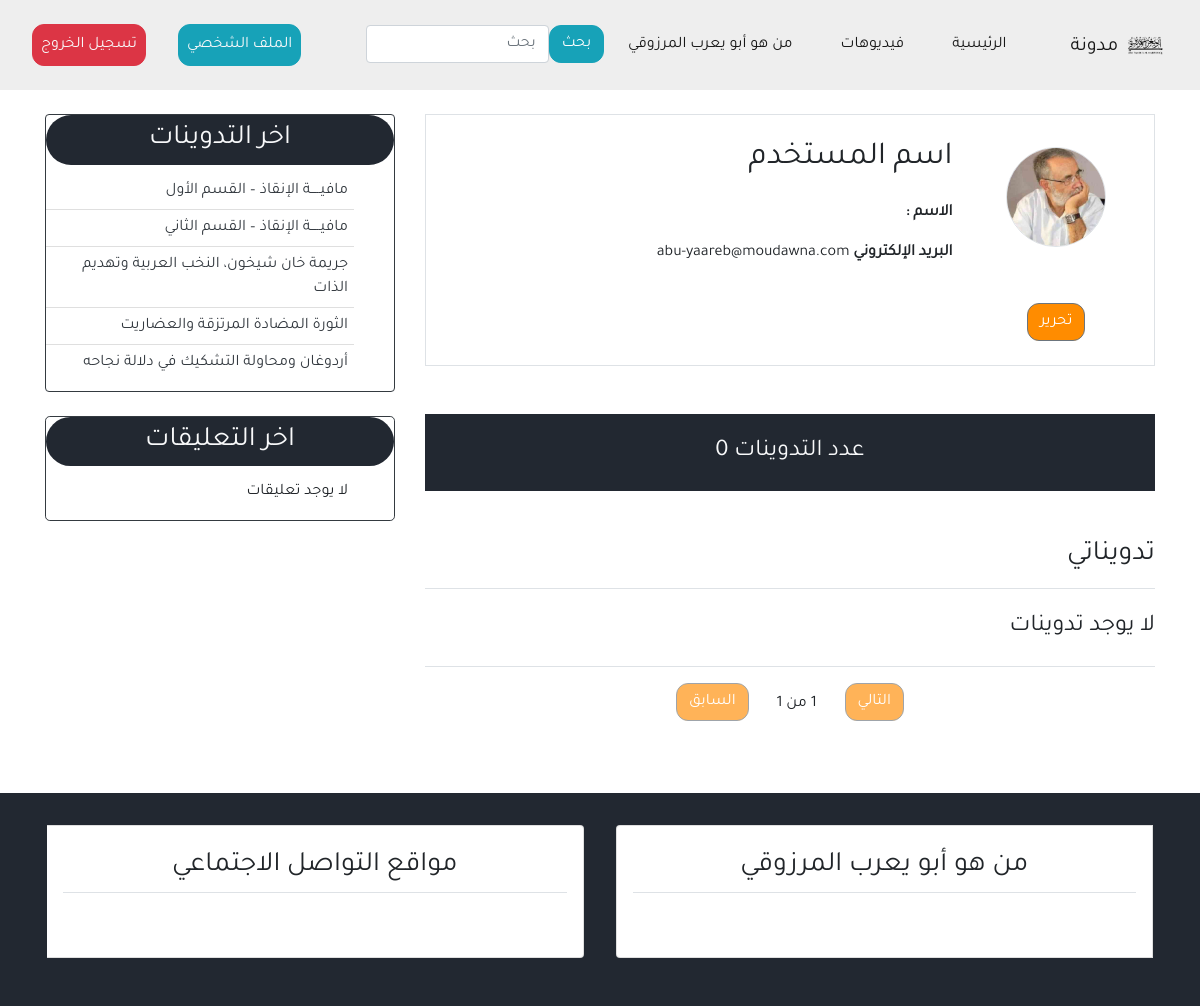
Screenshot of /profile/ (signed in) with the database file from the repository.
### user/models.py (models this page shows, shortened)
class Profile(models.Model):
    image=models.ImageField(default='default.png',upload_to='profile_pics')
    user=models.OneToOneField(User,on_delete=models.CASCADE)

### blog/models.py (models this page shows, shortened)
class Post(models.Model):
    title=models.CharField(max_length=100)
    content=models.TextField()
    post_date=models.DateTimeField(default=timezone.now)
    Post_update=models.DateTimeField(auto_now=True)
    author=models.ForeignKey(User,on_delete=models.CASCADE)
    class Meta:
        ordering=('-post_date',)

### user/views.py (the view)
# urls.py: path('profile/',views.profile,name='profile'),
@login_required(login_url='login')
def profile(request):
    posts=Post.objects.filter(author=request.user)
    post_list=Post.objects.filter(author=request.user)
    paginator=Paginator(post_list,2)
    page=request.GET.get('page')
    try:
        post_list=paginator.page(page)
    except PageNotAnInteger:
            post_list=paginator.page(1)
    except EmptyPage:
         post_list=paginator.page(paginator.num_page)
    return render(request,'user/profile.html',{
        'title':'الملف الشخصي',
        'posts':posts,
        'page':page,
        'post_list':post_list,
     })

### blog/templatetags/post_tag.py (called while the page is built)
@register.inclusion_tag('blog/latest_post.html')
def latest_post():
    context={
        'l_posts':Post.objects.all()[0:5]
    }
    return context

@register.inclusion_tag('blog/latest_comments.html')
def latest_comments():
    context={
        'l_comments':Comment.objects.all()[0:5]
    }
    return context

### user/templates/user/profile.html (shortened to what this page needs)
{% extends 'blog/base.html' %}
{% load static %}
{% block content %}
<div class="border p-4 mb-5">
    <div class="row">
        <div class="col-md-3 text-center">
            <img class="img-fluid rounded-circle border m-2 " src="{{user.profile.image.url}}" alt="" width="100px">
            <div class="mt-5">
                <a href="{% url 'profile_update' %}" class="btn btn-secondary bg-secondary "> تحرير</a>
            </div>
        </div>
        <div class="col-md-9">
            <h2 class="mb-4"> اسم المستخدم</h2>
            <p class="font-weight-bold">الاسم : </p>
            <p class="font-weight-bold"> البريد الإلكتروني <span class="font-weight-normal">{{user.email}} </span></p>
        </div>
    </div>
</div>
<div class="row  mb-5">
    <div class="col-md">
        <h4 class="bg-secondary text-center p-4 text-light"> عدد التدوينات {{posts.count}}</h4>
        <h3 class="border-bottom mb-4 pb-3 mt-5"> تدويناتي</h3>
        {% for post in post_list%}
        <ul class="pr-2">
            <a href="{% url 'detail' post.id  %}" class="text-dark">{{ post.title }}</a>
        </ul>
        {% empty %}
        <h4>  لا يوجد تدوينات</h4>
        {% endfor %}
        {% include 'blog/pagination.html' with page=post_list %}
    </div>
</div>
{% endblock %}

### blog/templates/blog/latest_post.html
<ul class="list-group-flush latest-post">
    {% for post in l_posts %}
    <li class="list-group-item latest-post-item">
        <a class="text-dark" href="{% url 'detail' post.id %}">{{post.title}}</a>
    </li>
    {% endfor %}
</ul>

### blog/static/blog/css/main.css (style rules this page uses)
body { font-family: 'Tajawal', sans-serif; }
html,body { direction: rtl; text-align: right; }
.bg-secondary { background-color: #222831 !important; }
.latest-post .latest-post-item, .latest-comment .latest-comment-item { padding: 6px; }
.latest-post li:first-child, .latest-comment li:first-child { border-top: 0; }
.latest-post li:last-child, .latest-comment li:last-child { border-bottom: 0; padding-bottom: 0; }
.btn-secondary { background-color: #ff8c00 !important; }
.btn { border-radius: 12px; }

### rows the page displays
Post: title "مافيـــــة الإنقاذ – القسم الأول"
Post: title "مافيـــــة الإنقاذ – القسم الثاني"
Post: title "جريمة خان شيخون، النخب العربية وتهديم الذات"
Post: title "الثورة المضادة المرتزقة والعضاريت"
Post: title "أردوغان ومحاولة التشكيك في دلالة نجاحه"

### other values shown
{{ user.email }} "abu-yaareb@moudawna.com"
{{ posts.count }} "0"
{{ page.paginator.num_pages }} "1"
